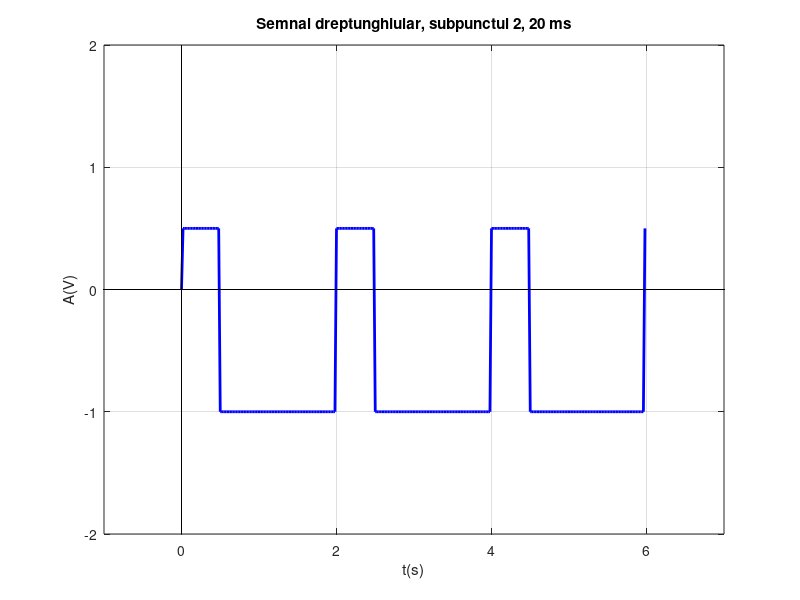

This figure's MATLAB source:

% rezolutie temporara de 20ms
% lucram pe un timp de 6s, pt a ilustra 3 perioade de 2s
t = 0 : 0.02 : 6;
x = zeros(301);

% construirea functie care va reprezenta semnalul
x(1) = 0;
x(2 : 25) = 0.5;
x(26 : 100) = -1;

x(101 : 125) = 0.5;
x(126 : 200) = -1;

x(201 : 225) = 0.5;
x(226 : 300) = -1;

x(300) = 0.5;

% variabile utilizate pentru evidentierea axei x
xaxis_1 = -2 : 0.02 : 8;
xaxis_2 = zeros(length(xaxis_1));

% variabile utilizate pentru evidentierea axei y
yaxis_1 = -2 : 0.02 : 2;
yaxis_2 = zeros(length(yaxis_1));

% reprezentarea efectiva a semnalului
figure(1);
plot(t(1:300), x(1:300), '-b', 'LineWidth', 2.0);
title('Semnal dreptunghiular, subpunctul 2, 20 ms');
hold on;
plot(xaxis_1, xaxis_2, '-k', 'LineWidth', 0.5);
plot(yaxis_2, yaxis_1, '-k', 'LineWidth', 0.5);
xlabel('t(s)');
ylabel('A(V)');
axis([-1 7 -2 2]);
grid;
